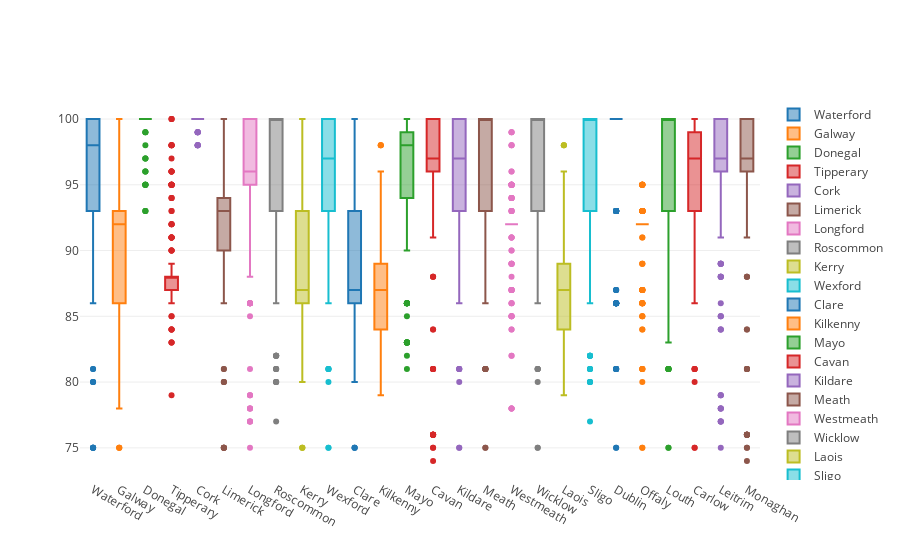

The notebook cell saved with this chart:
### Code cell
#box_plot_graph('Wind_Speed')
#graph_data()
graph_types = ['Temprature','Pressure','Humidity','Wind_Speed']   
signal1 = widgets.Select(options=graph_types, value='Temprature' , description='Graph Types', disabled=True)
widgets.interactive(box_plot_graph, graph_name=signal1)

### Figure 1 — Plotly figure (JSON) as saved in the notebook; plotly's stock layout.template omitted (floating-point values rounded to 4 significant figures; data arrays with more than 128 entries replaced by an {"elided": "..."} marker saying what was removed)
{"data": [{"name": "Waterford", "type": "box", "y": {"elided": "184 int values"}}, {"name": "Galway", "type": "box", "y": {"elided": "184 int values"}}, {"name": "Donegal", "type": "box", "y": {"elided": "184 int values"}}, {"name": "Tipperary", "type": "box", "y": {"elided": "184 int values"}}, {"name": "Cork", "type": "box", "y": {"elided": "184 int values"}}, {"name": "Limerick", "type": "box", "y": {"elided": "184 int values"}}, {"name": "Longford", "type": "box", "y": {"elided": "184 int values"}}, {"name": "Roscommon", "type": "box", "y": {"elided": "184 int values"}}, {"name": "Kerry", "type": "box", "y": {"elided": "184 int values"}}, {"name": "Wexford", "type": "box", "y": {"elided": "184 int values"}}, {"name": "Clare", "type": "box", "y": {"elided": "184 int values"}}, {"name": "Kilkenny", "type": "box", "y": {"elided": "184 int values"}}, {"name": "Mayo", "type": "box", "y": {"elided": "184 int values"}}, {"name": "Cavan", "type": "box", "y": {"elided": "184 int values"}}, {"name": "Kildare", "type": "box", "y": {"elided": "184 int values"}}, {"name": "Meath", "type": "box", "y": {"elided": "184 int values"}}, {"name": "Westmeath", "type": "box", "y": {"elided": "184 int values"}}, {"name": "Wicklow", "type": "box", "y": {"elided": "184 int values"}}, {"name": "Laois", "type": "box", "y": {"elided": "184 int values"}}, {"name": "Sligo", "type": "box", "y": {"elided": "184 int values"}}, {"name": "Dublin", "type": "box", "y": {"elided": "184 int values"}}, {"name": "Offaly", "type": "box", "y": {"elided": "184 int values"}}, {"name": "Louth", "type": "box", "y": {"elided": "184 int values"}}, {"name": "Carlow", "type": "box", "y": {"elided": "184 int values"}}, {"name": "Leitrim", "type": "box", "y": {"elided": "184 int values"}}, {"name": "Monaghan", "type": "box", "y": {"elided": "184 int values"}}], "layout": {}}
